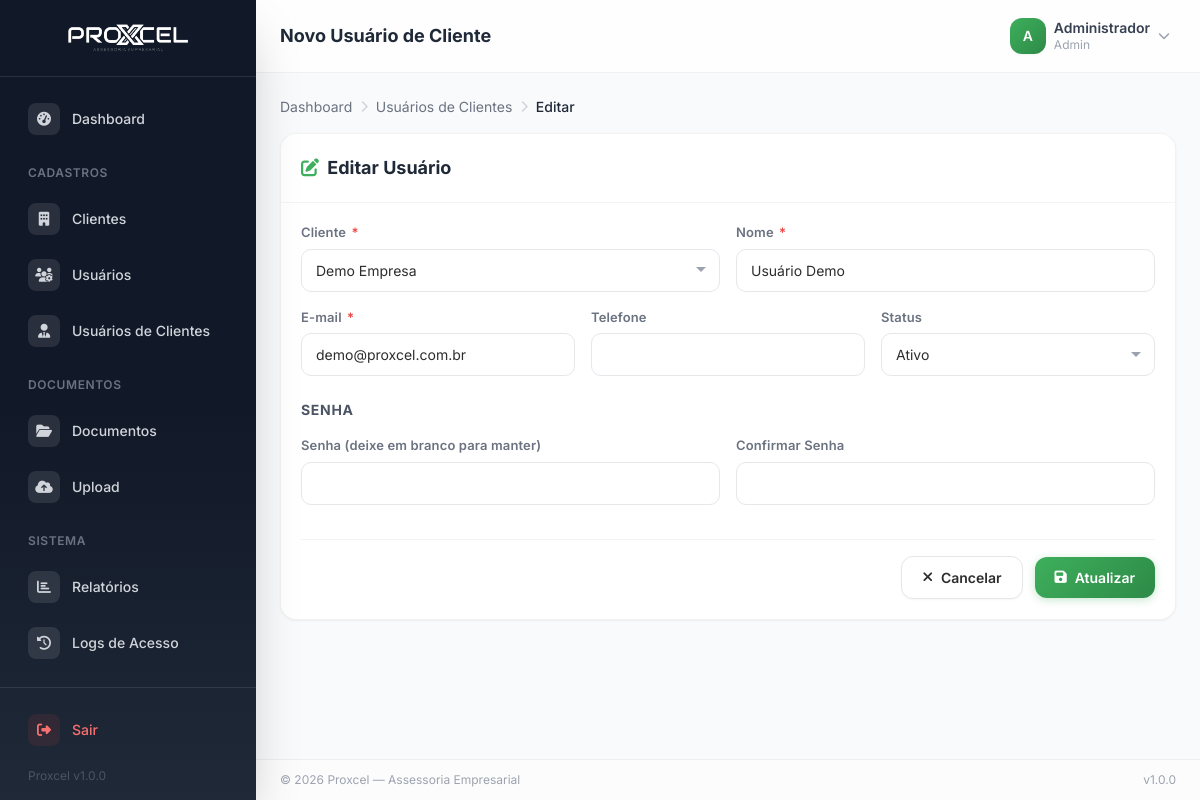
Page /pages/usuarios_clientes/form.php?id=1 (signed in) on the committed database.
### tables this page shows
CREATE TABLE IF NOT EXISTS `ctempresa_proxcel_usuarios_clientes` (
    `id` INT UNSIGNED AUTO_INCREMENT PRIMARY KEY,
    `cliente_id` INT UNSIGNED NOT NULL,
    `nome` VARCHAR(255) NOT NULL,
    `email` VARCHAR(255) NOT NULL UNIQUE,
    `senha` VARCHAR(255) NOT NULL,
    `telefone` VARCHAR(20) DEFAULT NULL,
    `status` ENUM('ativo','inativo','bloqueado') NOT NULL DEFAULT 'ativo',
    `ultimo_acesso` DATETIME DEFAULT NULL,
    `criado_em` DATETIME NOT NULL DEFAULT CURRENT_TIMESTAMP,
    `atualizado_em` DATETIME NOT NULL DEFAULT CURRENT_TIMESTAMP ON UPDATE CURRENT_TIMESTAMP,
    INDEX `idx_cliente` (`cliente_id`),
    INDEX `idx_status` (`status`),
    INDEX `idx_email` (`email`),
    FOREIGN KEY (`cliente_id`) REFERENCES `ctempresa_proxcel_clientes`(`id`) ON DELETE CASCADE
);

CREATE TABLE IF NOT EXISTS `ctempresa_proxcel_clientes` (
    `id` INT UNSIGNED AUTO_INCREMENT PRIMARY KEY,
    `razao_social` VARCHAR(255) NOT NULL,
    `nome_fantasia` VARCHAR(255) DEFAULT NULL,
    `cnpj` VARCHAR(18) UNIQUE DEFAULT NULL,
    `cpf` VARCHAR(14) UNIQUE DEFAULT NULL,
    `email` VARCHAR(255) NOT NULL,
    `telefone` VARCHAR(20) DEFAULT NULL,
    `celular` VARCHAR(20) DEFAULT NULL,
    `cep` VARCHAR(10) DEFAULT NULL,
    `endereco` VARCHAR(255) DEFAULT NULL,
    `numero` VARCHAR(20) DEFAULT NULL,
    `complemento` VARCHAR(100) DEFAULT NULL,
    `bairro` VARCHAR(100) DEFAULT NULL,
    `cidade` VARCHAR(100) DEFAULT NULL,
    `estado` CHAR(2) DEFAULT NULL,
    `observacoes` TEXT DEFAULT NULL,
    `status` ENUM('ativo','inativo') NOT NULL DEFAULT 'ativo',
    `criado_em` DATETIME NOT NULL DEFAULT CURRENT_TIMESTAMP,
    `atualizado_em` DATETIME NOT NULL DEFAULT CURRENT_TIMESTAMP ON UPDATE CURRENT_TIMESTAMP,
    `criado_por` INT UNSIGNED DEFAULT NULL,
    `atualizado_por` INT UNSIGNED DEFAULT NULL,
    INDEX `idx_status` (`status`),
    INDEX `idx_razao_social` (`razao_social`),
    INDEX `idx_cnpj` (`cnpj`),
    INDEX `idx_email` (`email`)
);

### includes/security.php (called while the page is built, shortened)
<?php
require_once __DIR__ . '/../config/database.php';
class Security {
    public static function sanitize($input) {
        return htmlspecialchars(trim($input), ENT_QUOTES, 'UTF-8');
    }
    public static function escape($value) {
        return htmlspecialchars($value ?? '', ENT_QUOTES, 'UTF-8');
    }
}
function e($value) {
    return Security::escape($value);
}

### config/database.php (called while the page is built, shortened)
<?php
class Database {
    private static $instance = null;
    private $pdo;
    private function __construct() {
        $dsn = "mysql:host=" . DB_HOST . ";dbname=" . DB_NAME . ";charset=" . DB_CHARSET;
        $options = [
            PDO::ATTR_ERRMODE            => APP_DEBUG ? PDO::ERRMODE_EXCEPTION : PDO::ERRMODE_SILENT,
            PDO::ATTR_DEFAULT_FETCH_MODE => PDO::FETCH_ASSOC,
            PDO::ATTR_EMULATE_PREPARES   => false,
            PDO::MYSQL_ATTR_INIT_COMMAND => "SET NAMES " . DB_CHARSET,
        ];
        try {
            $this->pdo = new PDO($dsn, DB_USER, DB_PASS, $options);
        } catch (PDOException $e) {
            if (APP_DEBUG) {
                die("Erro de conexão: " . $e->getMessage());
            } else {
                error_log("Database connection error: " . $e->getMessage());
                die("Erro interno do servidor. Tente novamente mais tarde.");
            }
        }
    }
    public static function getInstance() {
        if (self::$instance === null) {
            self::$instance = new self();
        }
        return self::$instance;
    }
    public function query($sql, $params = []) {
        $stmt = $this->pdo->prepare($sql);
        $stmt->execute($params);
        return $stmt;
    }
    public function fetch($sql, $params = []) {
        $stmt = $this->query($sql, $params);
        return $stmt->fetch();
    }
    public function fetchAll($sql, $params = []) {
        $stmt = $this->query($sql, $params);
        return $stmt->fetchAll();
    }
    public static function table($name) {
        return DB_TABLE_PREFIX . $name;
    }
}
function db() {
    return Database::getInstance();
}
function tb($name) {
    return Database::table($name);
}

### pages/usuarios_clientes/form.php (the view, shortened to what this page needs)
<?php
require_once __DIR__ . '/../../templates/header.php';
$id = (int)get('id');
$usuario = null;
if ($id) {
    $usuario = db()->fetch("SELECT * FROM " . tb('usuarios_clientes') . " WHERE id = ?", [$id]);
} else {
    Permissions::requirePermission('usuarios_clientes.criar');
}
$clientes = db()->fetchAll("SELECT id, razao_social, nome_fantasia FROM " . tb('clientes') . " WHERE status = 'ativo' ORDER BY razao_social");
?>
<?= breadcrumb([
    ['label' => 'Dashboard', 'url' => APP_URL . '/pages/dashboard.php'],
    ['label' => 'Usuários de Clientes', 'url' => APP_URL . '/pages/usuarios_clientes/index.php'],
    ['label' => $id ? 'Editar' : 'Novo', 'url' => '#']
]) ?>
<div class="card animate-fadeInUp">
    <div class="p-5 border-b border-gray-100">
        <h3 class="text-lg font-bold text-gray-800">
            <i class="fas fa-<?= $id ? 'edit' : 'user-plus' ?> text-proxcel mr-1"></i>
            <?= $id ? 'Editar Usuário' : 'Novo Usuário de Cliente' ?>
        </h3>
    </div>
    <form method="POST" action="" class="p-5">
        <div class="form-grid mb-6">
            <div class="form-group col-6">
                <label>Cliente <span class="required">*</span></label>
                <select name="cliente_id" class="form-control select2" required>
                    <?php foreach ($clientes as $c): ?>
                    <option value="<?= $c['id'] ?>" <?= ($usuario['cliente_id'] ?? '') == $c['id'] ? 'selected' : '' ?>><?= e($c['nome_fantasia'] ?: $c['razao_social']) ?></option>
                    <?php endforeach; ?>
                </select>
            </div>
            <div class="form-group col-6">
                <label>Nome <span class="required">*</span></label>
                <input type="text" name="nome" class="form-control" value="<?= e($usuario['nome'] ?? '') ?>" required>
            </div>
            <div class="form-group col-4">
                <label>E-mail <span class="required">*</span></label>
                <input type="email" name="email" class="form-control" value="<?= e($usuario['email'] ?? '') ?>" required>
            </div>
            <div class="form-group col-4">
                <label>Telefone</label>
                <input type="text" name="telefone" class="form-control" data-mask="phone" value="<?= e($usuario['telefone'] ?? '') ?>">
            </div>
            <div class="form-group col-4">
                <label>Status</label>
                <select name="status" class="form-control">
                    <option value="ativo" <?= ($usuario['status'] ?? 'ativo') === 'ativo' ? 'selected' : '' ?>>Ativo</option>
                </select>
            </div>
        </div>
        <h4 class="text-sm font-bold text-gray-600 uppercase tracking-wider mb-4">Senha</h4>
        <div class="form-grid mb-6">
            <div class="form-group col-6">
                <label>Senha <?= !$id ? '<span class="required">*</span>' : '(deixe em branco para manter)' ?></label>
                <input type="password" id="senha" name="senha" class="form-control" <?= !$id ? 'required' : '' ?>>
            </div>
            <div class="form-group col-6">
                <label>Confirmar Senha</label>
                <input type="password" name="confirmar_senha" class="form-control">
            </div>
        </div>
        <div class="flex items-center justify-end gap-3 pt-4 border-t border-gray-100">
            <a href="<?= APP_URL ?>/pages/usuarios_clientes/index.php" class="btn btn-secondary"><i class="fas fa-times"></i> Cancelar</a>
            <button type="submit" class="btn btn-primary"><i class="fas fa-save"></i> <?= $id ? 'Atualizar' : 'Salvar' ?></button>
        </div>
    </form>
</div>
<?php include __DIR__ . '/../../templates/footer.php'; ?>

### assets/css/app.css (style rules this page uses)
:root { --proxcel-primary: #3EAF5C; --proxcel-dark: #2D8A47; --proxcel-light: #5CC97A; --proxcel-50: #ECFDF0; --text-primary: #2D2D2D; --text-secondary: #6B7280; }
* { -webkit-tap-highlight-color: transparent; }
body { font-family: 'Inter', system-ui, -apple-system, sans-serif; color: var(--text-primary); overscroll-behavior: none; }
.card { background: #fff; border-radius: 1rem; border: 1px solid rgba(0, 0, 0, 0.05); box-shadow: 0 1px 3px rgba(0, 0, 0, 0.04), 0 1px 2px rgba(0, 0, 0, 0.02); transition: all 0.2s ease; }
.btn { display: inline-flex; align-items: center; justify-content: center; gap: 0.5rem; padding: 0.625rem 1.25rem; font-size: 0.875rem; font-weight: 600; border-radius: 0.75rem; transition: all 0.2s ease; cursor: pointer; border: none; outline: none; }
.btn-primary { background: linear-gradient(135deg, var(--proxcel-primary), var(--proxcel-dark)); color: #fff; box-shadow: 0 2px 8px rgba(62, 175, 92, 0.3); }
.btn-secondary { background: #fff; color: var(--text-primary); border: 1px solid #e5e7eb; box-shadow: 0 1px 2px rgba(0, 0, 0, 0.04); }
.form-grid { display: grid; grid-template-columns: repeat(12, 1fr); gap: 1rem; }
.col-4 { grid-column: span 4; }
.col-6 { grid-column: span 6; }
.form-group { display: flex; flex-direction: column; gap: 0.375rem; }
.form-group label { font-size: 0.8125rem; font-weight: 600; color: var(--text-secondary); letter-spacing: 0.01em; }
.form-group label .required { color: #EF4444; margin-left: 2px; }
.form-control { width: 100%; padding: 0.625rem 0.875rem; font-size: 0.875rem; color: var(--text-primary); background: #fff; border: 1.5px solid #e5e7eb; border-radius: 0.625rem; transition: all 0.2s ease; outline: none; }
.form-control::placeholder { color: #9ca3af; }
select.form-control { appearance: none; background-repeat: no-repeat; background-position: right 0.75rem center; padding-right: 2.5rem; }
.animate-fadeInUp { animation: fadeInUp 0.4s ease-out; }

### rows in the picture
ctempresa_proxcel_usuarios_clientes: cliente_id "Demo Empresa", nome "Usuário Demo", email "demo@proxcel.com.br", status "Ativo"

### other values in the picture
APP_NAME "Proxcel"
APP_VERSION "1.0.0"
$pageTitle "Novo Usuário de Cliente"
getInitials($currentUser['nome']) "A"
$currentUser['nome'] "Administrador"
$currentUser['tipo'] "Admin"
$item['label'] "Dashboard"
$item['label'] "Usuários de Clientes"
$item['label'] "Editar"
